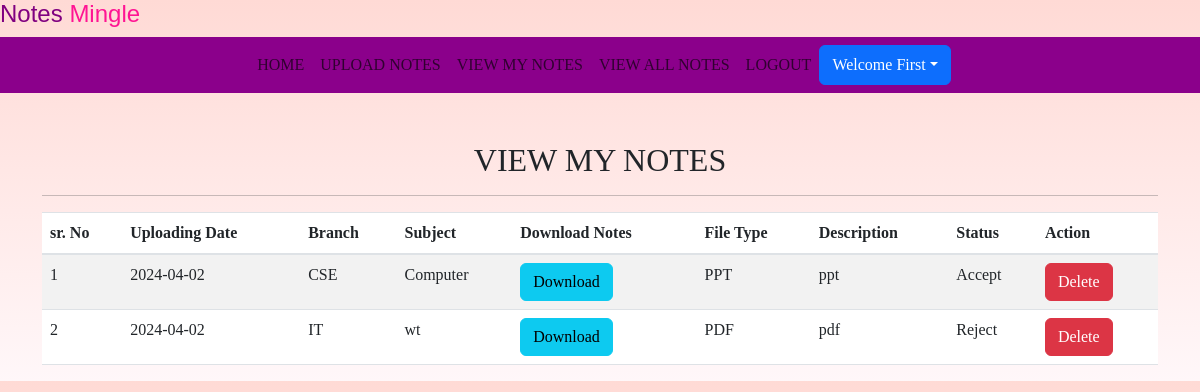
The app's page /view_mynotes (signed in) with its own data.
### Notes/models.py (models this page shows, shortened)
class Notes(models.Model):
    user = models.ForeignKey(User, on_delete=models.CASCADE)
    uploadingdate = models.CharField(max_length=30)
    branch = models.CharField(max_length=30)
    subject = models.CharField(max_length=30)
    notesfile = models.FileField(null=True)
    filetype = models.CharField(max_length=30)
    description = models.CharField(max_length=200, null=True)
    status = models.CharField(max_length=15, null=True)

### Notes/views.py (the view)
# urls.py: path('view_mynotes',view_mynotes,name='view_mynotes'),
def view_mynotes(request):
    if not request.user.is_authenticated:
        return redirect('login')
    user = User.objects.get(id=request.user.id)
    notes = Notes.objects.filter(user=user)
    d={'notes':notes}
    return render(request,'view_mynotes.html',d)

### Notes/templates/view_mynotes.html (shortened to what this page needs)
{% extends 'usernavigation.html'%}
{% block body%}
{% load static%}
<link rel="stylesheet" href="https://cdnjs.cloudflare.com/ajax/libs/twitter-bootstrap/5.3.0/css/bootstrap.min.css">
<link rel="stylesheet" href="https://cdn.datatables.net/2.0.3/css/dataTables.bootstrap5.css">
<div class="container mt-5">
    <h2 class="text-center">VIEW MY NOTES</h2>
    <hr>
    <table id="example" class="table table-striped" style="width:100%">
        <thead>
        <tr>
            <th class="contact-input">sr. No</th>
            <th class="contact-input">Uploading Date</th>
            <th class="contact-input">Branch</th>
            <th class="contact-input">Subject</th>
            <th class="contact-input">Download Notes</th>
            <th class="contact-input">File Type</th>
            <th class="contact-input">Description</th>
            <th class="contact-input">Status</th>
            <th class="contact-input">Action</th>
        </tr>
        </thead>
        <tbody>
        {% for i in notes %}
        <tr>
            <td>{{forloop.counter}}</td>
            <td>{{i.uploadingdate}}</td>
            <td>{{i.branch}}</td>
            <td>{{i.subject}}</td>
            <td><a href="{{i.notesfile.url}}" class="btn btn-info" download>Download</a></td>
            <td>{{i.filetype}}</td>
            <td>{{i.description}}</td>
            <td>{{i.status}}</td>
            <td><a href="{% url 'delete_mynotes' i.id %}" class="btn btn-danger" onclick="return confirm('Are you sure?')">Delete</a></td>
        </tr>
        {% endfor %}
        </tbody>
    </table>
</div>
{% endblock %}

### Notes/templates/usernavigation.html (shortened to what this page needs)
<!DOCTYPE html>
<html lang="en">
<head>
  {% load static%}
  <link rel="stylesheet" href="https://maxcdn.bootstrapcdn.com/bootstrap/4.3.1/css/bootstrap.min.css">
  <link rel="stylesheet" href="https://use.fontawesome.com/releases/v5.6.3/css/all.css">
  <link rel="stylesheet" href="{% static 'css/mystyle.css'%}">
</head>
<body>
<marquee class="blink" behavior="alternate" scrollamount="12"><h4 class="nav-scroll" style="padding:3%, font-size:25px, font-style:italic,"><span style="color:purple">Notes</span><span style="color:deeppink"> Mingle</span></h4></marquee>
<nav class="navbar navbar-expand-sm justify-content-center" style= "background-color : darkmagenta">
<ul class="navbar-nav">
  <li class="navbar-item">
    <a class="nav-link" href="{% url 'profile' %}">HOME</a>
  </li>
  <li class="navbar-item">
    <a class="nav-link" href="{% url 'upload_notes' %}">UPLOAD NOTES</a>
  </li>
  <li class="navbar-item">
    <a class="nav-link" href="{% url 'view_mynotes' %}">VIEW MY NOTES</a>
  </li>
  <li class="navbar-item">
    <a class="nav-link" href="{% url 'viewallnotes' %}">VIEW ALL NOTES</a>
  </li>
  <li class="navbar-item">
    <a class="nav-link" href="{% url 'logout' %}">LOGOUT</a>
  </li>
  <div class="btn-group">
    <button type="button" class="btn btn-primary dropdown-toggle" data-toggle="dropdown">Welcome {{request.user.first_name}}</button>
  </div>
</ul>
</nav>
</body>
</html>
{%block body%}
{%endblock%}

### Notes/static/css/mystyle.css (style rules this page uses)
.nav-link { color:white; }
.blink { animation: blinker 1.5s linear infinite; font-family: sans-serif; }

### Notes/templates/view_mynotes.html (style rules this page uses)
* { padding:0; margin:0; box-sizing:border-box; }
body { font-family:'outfit'; background:linear-gradient(#ffdad5,#fff7f9); }

### records on screen
Notes: uploadingdate "2024-04-02", branch "CSE", subject "Computer", filetype "PPT", description "ppt", status "Accept"
Notes: uploadingdate "2024-04-02", branch "IT", subject "wt", filetype "PDF", description "pdf", status "Reject"

### other values on screen
{{ request.user.first_name }} "First"
